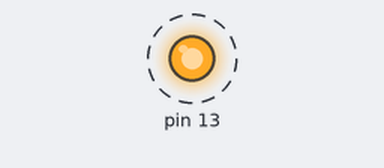
A program run on a simulated Arduino Nano, built with avr-gcc and run on an emulated ATmega328P. Shown: output pins drawn as LEDs (lit = HIGH). Dashed ring = blinking.

Above: at 0.5 s.
Timing chart, 0 to 4.6 s (numbered marks = the images above):
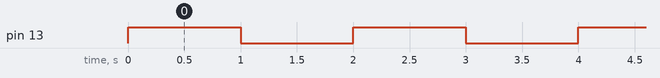

Measured:
- by itself, pin 13: alternates HIGH for 1.0 s and LOW for 1.0 s

The program:

main.cpp
```cpp
#include <Arduino.h>
#include <def.h>
#define DEMORA 1000
#define LED PTB5
#define LED_DIR DDB5


int main (void){
  DDB5=OUTPUT;
  for(;;){
    LED=HIGH;
    _delay_ms(DEMORA);
    LED=LOW;
    _delay_ms(DEMORA);
  }
  return 0;
}
```

def.h
```cpp
volatile union dato{
    unsigned char byte;
    struct {
        int b0:1;
        int b1:1;
        int b2:1;
        int b3:1;
        int b4:1;
        int b5:1;
        int b6:1;
        int b7:1;
    };
}*leoB=(union dato*)(0x23),*dirB=(union dato*)(0x24),*escriboB=(union dato*)(0x25),
*leoC=(union dato*)(0x26),*dirC=(union dato*)(0x27),*escriboC=(union dato*)(0x28),
*leoD=(union dato*)(0x29),*dirD=(union dato*)(0x2A),*escriboD=(union dato*)(0x2B);
/*
Definiciones del Puerto B
PTB byte completo para escribir
PINB byte completo para leer
DDRB byte completo para establecer entrada o salida

luego todos son accesibles a nivel de bitt con el numero de bit correspondiente
*/
#define PTB escriboB->byte
#define PTB0 escriboB->b0
#define PTB1 escriboB->b1
#define PTB2 escriboB->b2
#define PTB3 escriboB->b3
#define PTB4 escriboB->b4
#define PTB5 escriboB->b5
#define PTB6 escriboB->b6
#define PTB7 escriboB->b7

#define PNB leoB->byte
#define PNB0 leoB->b0
#define PNB1 leoB->b1
#define PNB2 leoB->b2
#define PNB3 leoB->b3
#define PNB4 leoB->b4
#define PNB5 leoB->b5
#define PNB6 leoB->b6
#define PNB7 leoB->b7

#define DDB dirB->byte
#define DDB0 dirB->b0
#define DDB1 dirB->b1
#define DDB2 dirB->b2
#define DDB3 dirB->b3
#define DDB4 dirB->b4
#define DDB5 dirB->b5
#define DDB6 dirB->b6
#define DDB7 dirB->b7

/*
Definiciones del Puerto C
PTC byte completo para escribir
PINC byte completo para leer
DDRC byte completo para establecer entrada o salida

luego todos son accesibles a nivel de bitt con el numero de bit correspondiente
*/

#define PTC escriboC->byte
#define PTC0 escriboC->b0
#define PTC1 escriboC->b1
#define PTC2 escriboC->b2
#define PTC3 escriboC->b3
#define PTC4 escriboC->b4
#define PTC5 escriboC->b5
#define PTC6 escriboC->b6

#define PNC leoC->byte
#define PNC0 leoC->b0
#define PNC1 leoC->b1
#define PNC2 leoC->b2
#define PNC3 leoC->b3
#define PNC4 leoC->b4
#define PNC5 leoC->b5
#define PNC6 leoC->b6


#define DDC dirC->byte
#define DDC0 dirC->b0
#define DDC1 dirC->b1
#define DDC2 dirC->b2
#define DDC3 dirC->b3
#define DDC4 dirC->b4
#define DDC5 dirC->b5

/*
Definiciones del Puerto D
PTD byte completo para escribir
PIND byte completo para leer
DDRD byte completo para establecer entrada o salida

luego todos son accesibles a nivel de bitt con el numero de bit correspondiente
*/

#define PTD escriboD->byte
#define PTD0 escriboD->b0
#define PTD1 escriboD->b1
#define PTD2 escriboD->b2
#define PTD3 escriboD->b3
#define PTD4 escriboD->b4
#define PTD5 escriboD->b5
#define PTD6 escriboD->b6
#define PTD7 escriboD->b7

#define PND leoD->byte
#define PND0 leoD->b0
#define PND1 leoD->b1
#define PND2 leoD->b2
#define PND3 leoD->b3
#define PND4 leoD->b4
#define PND5 leoD->b5
#define PND6 leoD->b6
#define PND7 leoD->b7

#define DDD dirD->byte
#define DDD0 dirD->b0
#define DDD1 dirD->b1
#define DDD2 dirD->b2
#define DDD3 dirD->b3
#define DDD4 dirD->b4
#define DDD5 dirD->b5
#define DDD6 dirD->b6
#define DDD7 dirD->b7
```
